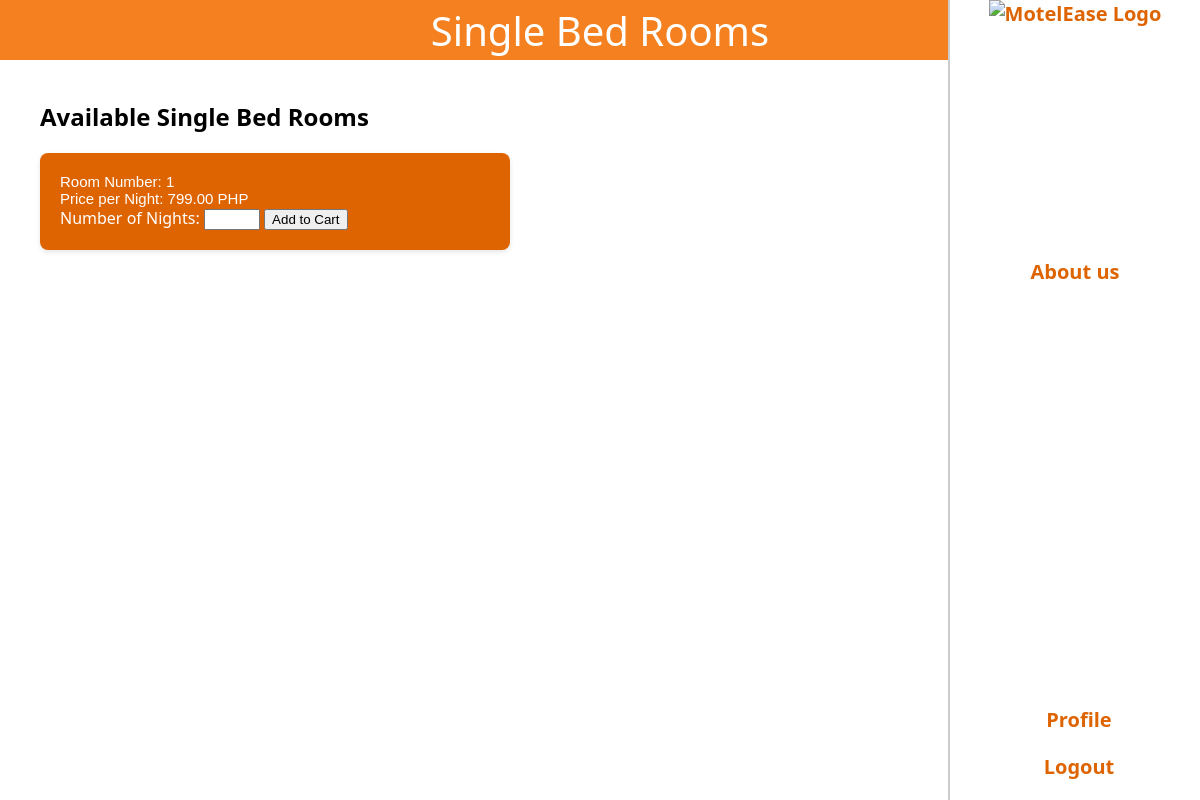
Before: /ITPROGhotel/php/single-bed.php (signed in) with the older database file.
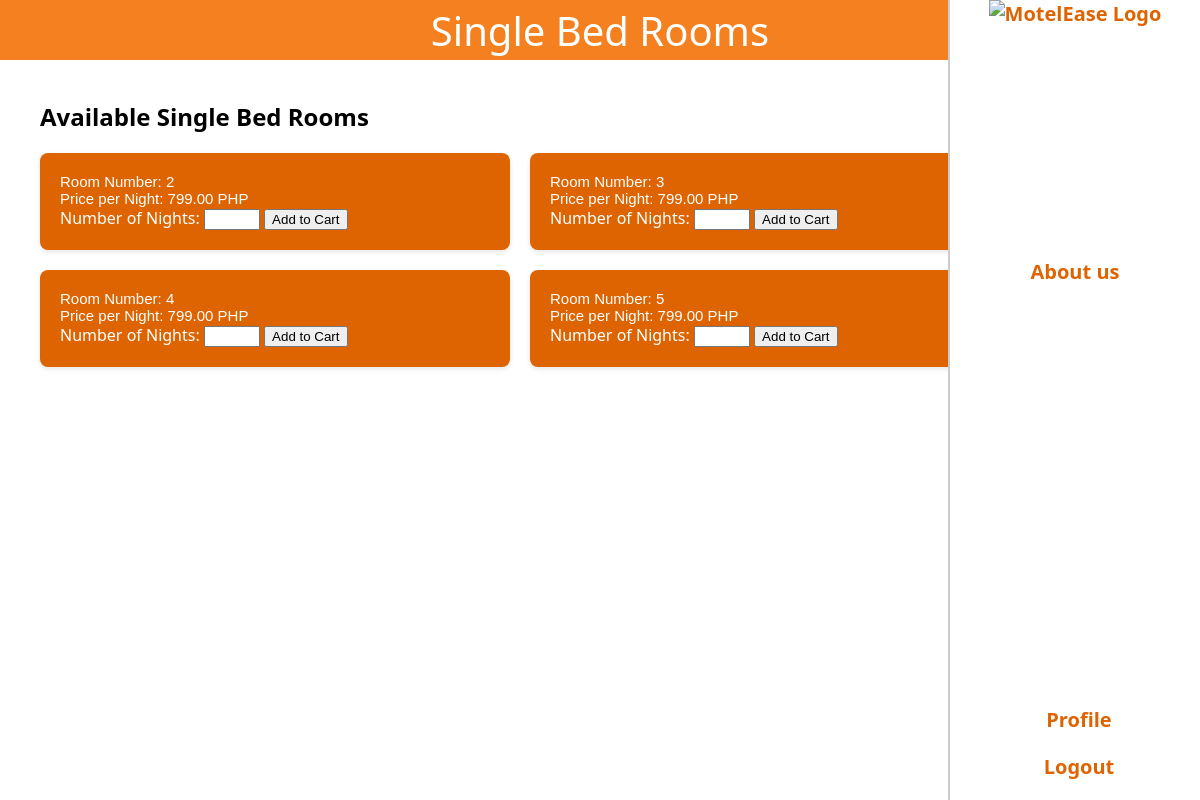
After: the same page with the newer database file.
### tables this page shows
CREATE TABLE `rooms` (
  `id` int(11) NOT NULL,
  `type` varchar(50) DEFAULT NULL,
  `price_per_night` decimal(10,2) DEFAULT NULL,
  `availability` int(11) DEFAULT NULL
);

### ITPROGhotel/php/single-bed.php (the view, shortened to what this page needs)
<?php
$conn = new mysqli('localhost', 'root', '', 'itproghs');
$stmt = $conn->prepare("SELECT * FROM rooms WHERE type = 'Single' AND availability = 0");
$stmt->execute();
$result = $stmt->get_result();
$singleRooms = $result->fetch_all(MYSQLI_ASSOC);
?>
<!DOCTYPE html>
<html>
<head>
    <link href="../styles.css" rel="stylesheet" type="text/css">
</head>
<body class="loggedin">
    <div class="header">
        <h1>Single Bed Rooms</h1>
    </div>
    <nav class="sidebar">
        <a href="home.php"><img src="" alt="MotelEase Logo"></a>
        <a href="aboutus.html" class="about-us">About us</a>
        <div class="sidebar-bottom">
            <a href="profile.php"><i class="fas fa-user-circle"></i>Profile</a>
            <a href="logout.php"><i class="fas fa-sign-out-alt"></i>Logout</a>
        </div>
    </nav>
    <div class="content">
        <h2>Available Single Bed Rooms</h2>
        <div class="grid-container">
            <?php foreach ($singleRooms as $room): ?>
                <div class="grid-element">
                    <p>Room Number: <?= htmlspecialchars($room['id']) ?></p>
                    <p>Price per Night: <?= htmlspecialchars($room['price_per_night']) ?> PHP</p>
                    <form action="add-to-cart.php" method="post">
                        <label for="nights">Number of Nights:</label>
                        <input type="number" name="quantity" min="1" max="30" required>
                        <input type="submit" value="Add to Cart" class="grid-item button-item">
                    </form>
                </div>
            <?php endforeach; ?>
        </div>
    </div>
</body>
</html>

Changed rows visible on the page:
no longer on this page (row edited): rooms: id "1", price_per_night "799.00"
added rooms: id "2", price_per_night "799.00"
added rooms: id "3", price_per_night "799.00"
added rooms: id "4", price_per_night "799.00"
added rooms: id "5", price_per_night "799.00"
